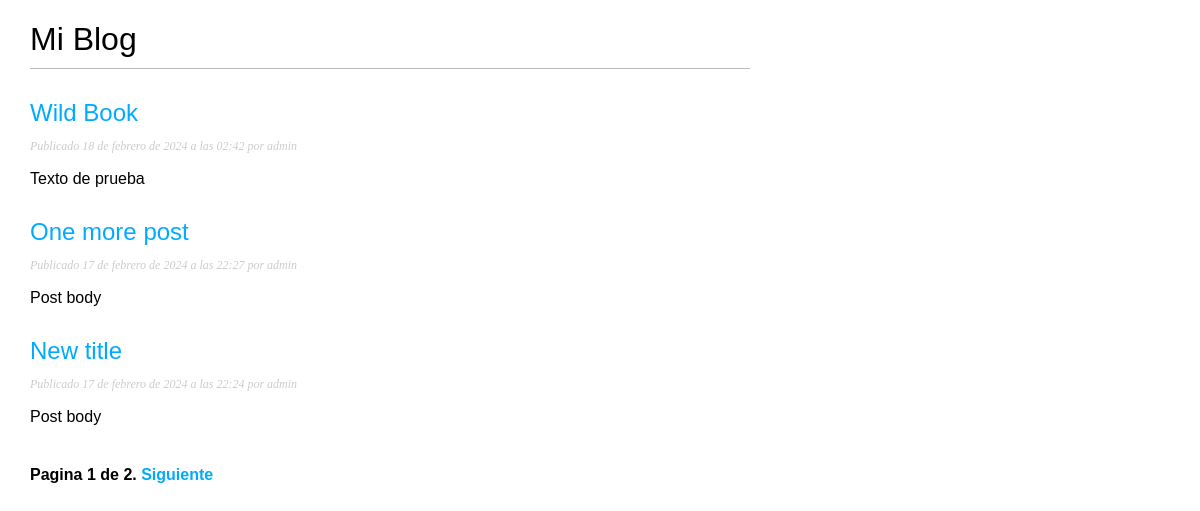
/blog/, run on an earlier commit of the app's database.
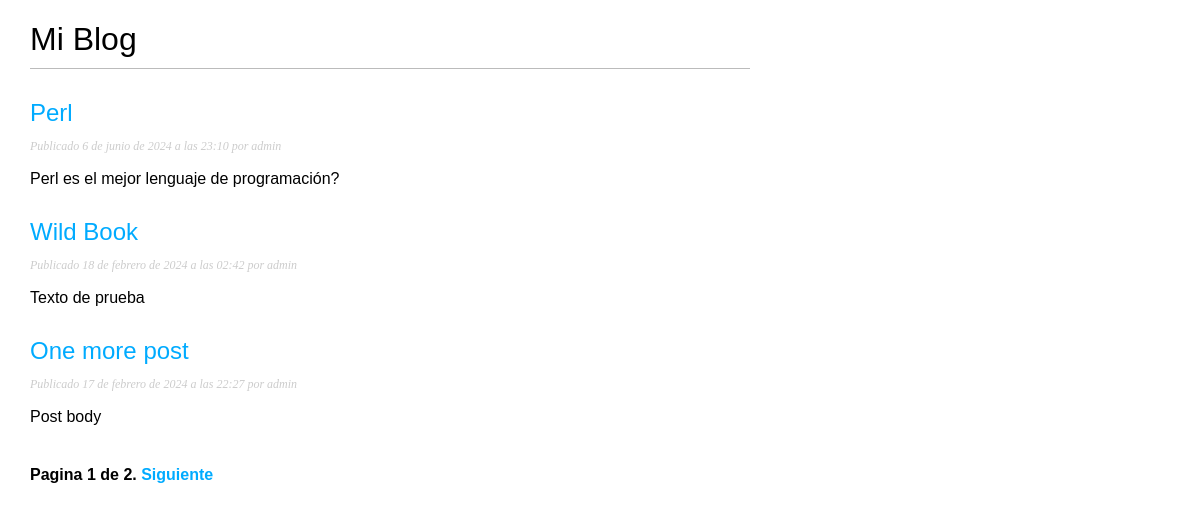
And on a later commit of the database.
### blog/models.py (models this page shows, shortened)
class Post(models.Model):
    class Estado(models.TextChoices): # Enumeración de opciones de estado : Borrador y Publicado
        BORRADOR = 'BR', 'Borrador'
        PUBLICADO = 'PB', 'Publicado'
    title = models.CharField(max_length=250)
    slug = models.SlugField(max_length=250,
                            unique_for_date='publish')
    author = models.ForeignKey(User,
                               on_delete=models.CASCADE,
                               related_name='blog_posts')
    body = models.TextField()
    publish = models.DateTimeField(default=timezone.now)
    created = models.DateTimeField(auto_now_add=True)
    updated = models.DateTimeField(auto_now=True)
    status = models.CharField(max_length=2,
                              choices=Estado.choices,
                              default=Estado.BORRADOR)
    def get_absolute_url(self):
        return reverse('blog:post_detail',
                       args=[self.publish.year,
                            self.publish.month,
                            self.publish.day,
                            self.slug])

### blog/views.py (the view)
# urls.py: path('', views.PostListView.as_view(), name='post_list'), # Esta es la vista basada en clases
class PostListView(ListView): # Hereda de la clase ListView que es una vista genérica que se utiliza para mostrar una lista de objetos.
    queryset = Post.objects.filter(status=Post.Estado.PUBLICADO).order_by('-publish')
    context_object_name = 'posts' # El nombre de la variable de contexto que se utilizará en la plantilla.
    paginate_by = 3 # Muestra 3 posts por página.
    template_name = 'blog/post/list.html' # La plantilla que se utilizará para renderizar la página.

### blog/templates/blog/post/list.html (shortened to what this page needs)
{% extends "blog/base.html" %}
{% block content %}
    <h1>Mi Blog</h1>
    {% for post in posts %}
        <h2>
            <a href="{{ post.get_absolute_url }}">
                {{ post.title }}
            </a>
        </h2>
        <p class="date">
            Publicado {{ post.publish }} por {{ post.author }}
        </p>
        {{ post.body | truncatewords:30 | linebreaks }}
    {% endfor %}
    {% include "pagination.html" with page=page_obj %}
{% endblock %}

### blog/templates/blog/base.html (shortened to what this page needs)
{% load static %}
<!DOCTYPE html>
<html>
<head>
    <link href="{% static 'css/blog.css' %}" rel="stylesheet">
</head>
<body>
    <div id="content">
        {% block content %}
        {% endblock %}
    </div>
</body>
</html>

### blog/templates/pagination.html (shortened to what this page needs)
<div class="pagination">
    <span class="step-links">
        <span class="current">
            Pagina {{ page.number }} de {{ page.paginator.num_pages }}.
        </span>
        {% if page.has_next %}
        <a href="?page={{ page.next_page_number }}">Siguiente</a>
        {% endif %}
    </span>
</div

### blog/static/css/blog.css (style rules this page uses)
body { margin: 0; padding: 0; font-family: helvetica, sans-serif; }
a { color: #00abff; text-decoration: none; }
h1 { font-weight: normal; border-bottom: 1px solid #bbb; padding: 0 0 10px 0; }
h2 { font-weight: normal; margin: 30px 0 0; }
#content { float: left; width: 60%; padding: 0 0 0 30px; }
p.date { color: #ccc; font-family: georgia, serif; font-size: 12px; font-style: italic; }
.pagination { margin: 40px 0; font-weight: bold; }

What changed in the data, as far as the page shows it:
no longer on this page (row unchanged): Post: title "New title", publish "17 de febrero de 2024 a las 22:24", author "admin", body "Post body"
added Post: title "Perl", publish "6 de junio de 2024 a las 23:10", author "admin", body "Perl es el mejor lenguaje de programación?"
